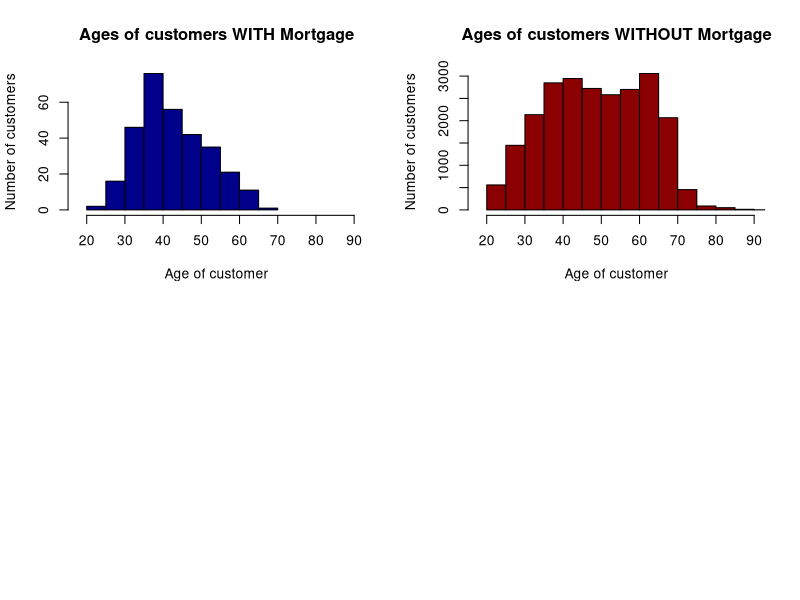
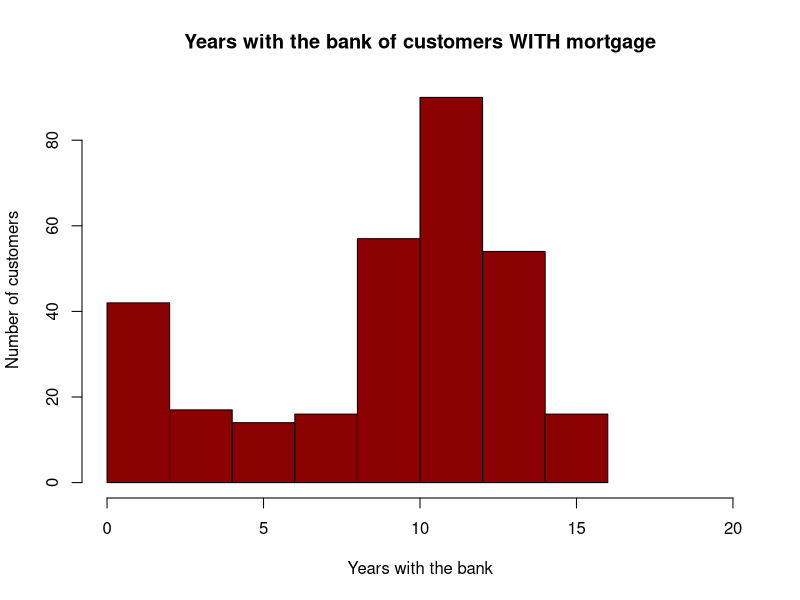
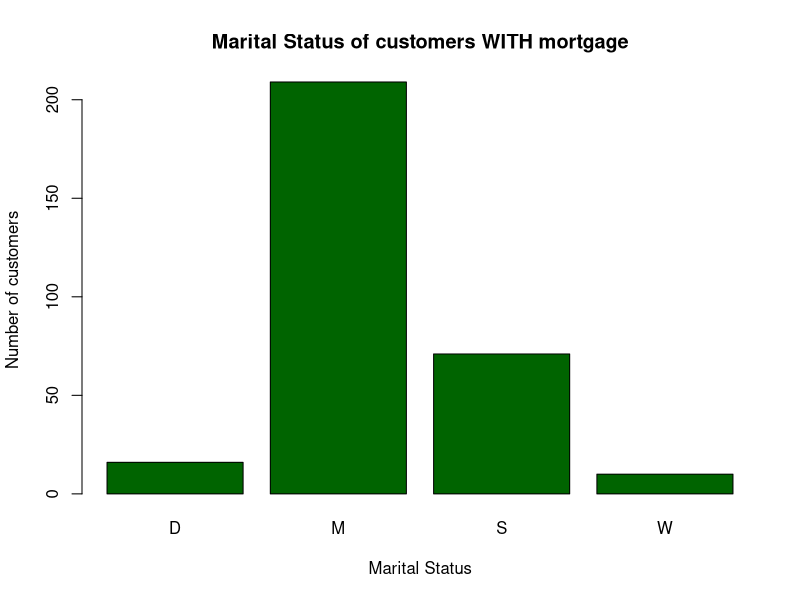
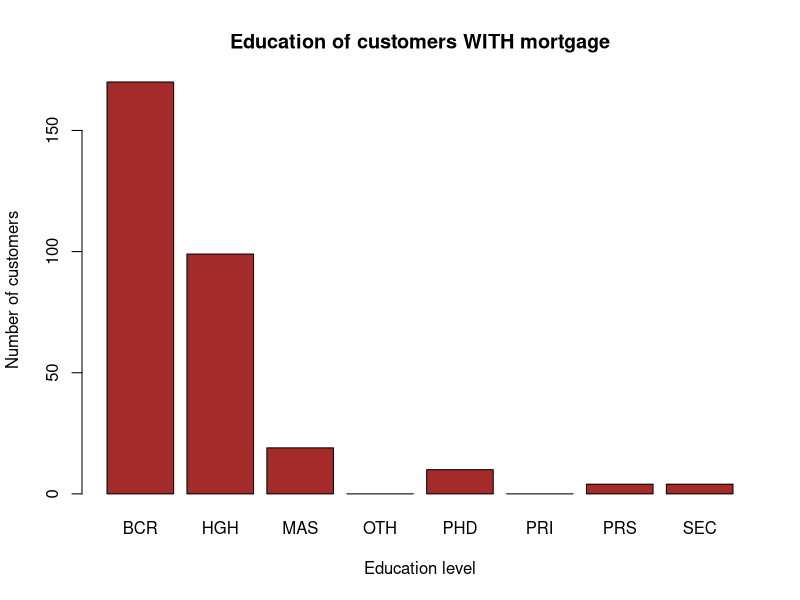
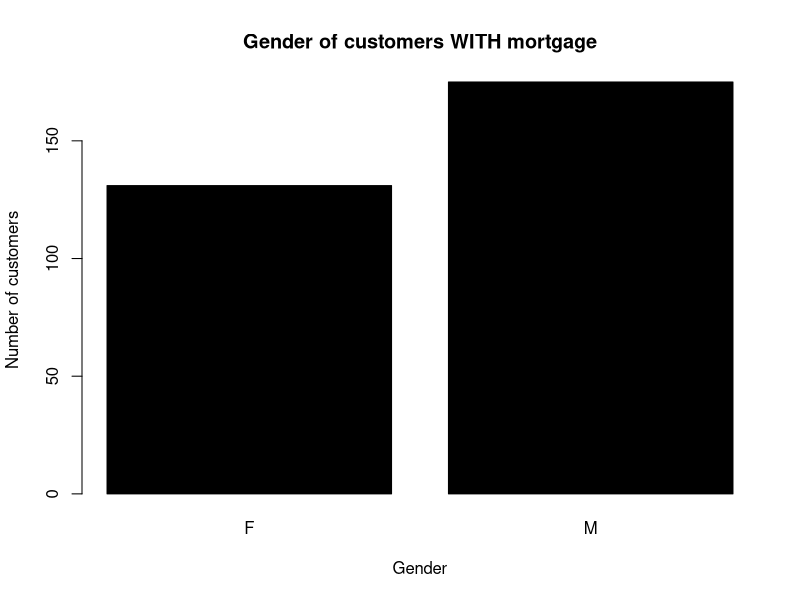
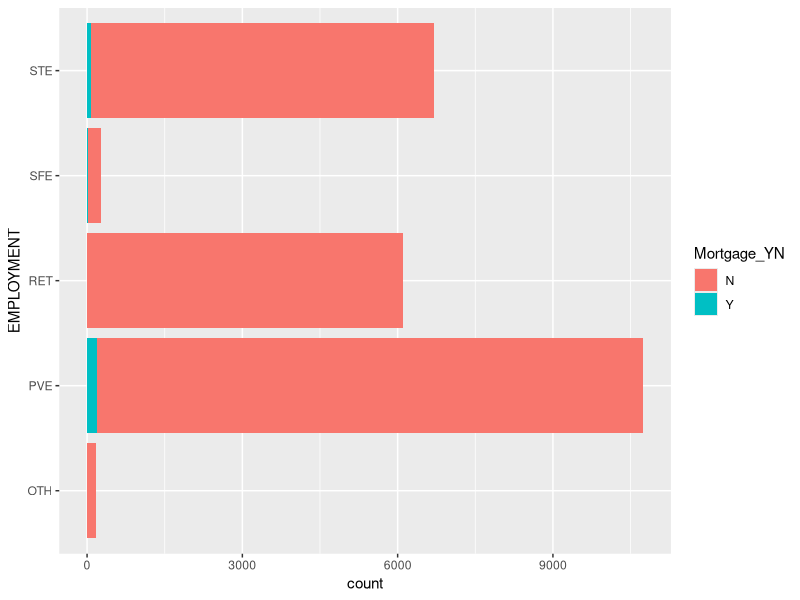

Write the R code that produced these figures, in order.
########################
# THIS SCRIPT TRAINS THE MODEL WITH DIFFERENT ALGORITHMS THAT PRODUCE THE BEST RESULT

rm(list = ls())
retail.data <- read.csv('Retail data clean.csv', stringsAsFactors = T)
# write.csv(retail.data, file = "Retail data clean.csv", row.names = F)

numeric.columns <- c("AGE", "YEARS_WITH_BANK","CUST_INCOME","CURRENT_BALANCE_EUR")
factor.columns <- c("Mortgage_YN","MARTIAL_STATUS", "EDUCATION", "EMPLOYMENT", "GENDER")
date.columns <- c("CURRENT_ADDRESS_DATE" ,  "CURRENT_JOB_DATE"   ,    "CURRENT_WITH_BANK_DATE")

# checking for discriminative factors

prop.table(table(retail.data$Mortgage_YN))

# POSITIVE CLASS Y is only 1.27% of the dataset, unbalanced data

positive.ind <- which(retail.data$Mortgage_YN == 'Y') # analyzing the data of interest group, 
# Customers with mortgage

# check for differences in large numeric columns

summary(retail.data[positive.ind,numeric.columns]) #summary of positive class records  
summary(retail.data[-positive.ind,numeric.columns])#summary of negative class records 

summary(retail.data[positive.ind,"CUST_INCOME"]) #summary of positive class colum "CUST_INCOME"  
summary(retail.data[-positive.ind,"CUST_INCOME"])#summary of negative class colum "CUST_INCOME"   

# 3rd quartile of income of customers without mortgage is approx to 1st quartile of customers with mortgage
# meaning CUST_INCOME is a VERY strong indicator



summary(retail.data[positive.ind,"CURRENT_BALANCE_EUR"]) #summary of positive class colum "CURRENT_BALANCE_EUR"  
summary(retail.data[-positive.ind,"CURRENT_BALANCE_EUR"])#summary of negative class colum "CURRENT_BALANCE_EUR" 
# same way CURRENT_BALANCE_EUR is a VERY strong indicator


quantile(retail.data$CUST_INCOME[positive.ind], seq(0,1,0.05))




library(ggplot2)

par(mfrow=c(2,2))
hist(retail.data$AGE[positive.ind], main = "Ages of customers WITH Mortgage",
     col = 'darkblue', 
     xlim = c(18,90),
     xlab="Age of customer",
     ylab= "Number of customers")



hist(retail.data$AGE[-positive.ind], main = "Ages of customers WITHOUT Mortgage",
     col = 'darkred', 
     xlim = c(18,90),
     xlab="Age of customer",
     ylab= "Number of customers")

par(mfrow=c(1,1))

hist(retail.data$YEARS_WITH_BANK[positive.ind],
     main = "Years with the bank of customers WITH mortgage", 
     col = 'darkred', 
     xlim = c(0,20),
     xlab="Years with the bank",
     ylab= "Number of customers")

barplot(table(retail.data$MARTIAL_STATUS[positive.ind]),
        main = "Marital Status of customers WITH mortgage",
        col = 'darkgreen',
        xlab = "Marital Status",
        ylab = "Number of customers",)

barplot(table(retail.data$EDUCATION[positive.ind]),
        main = "Education of customers WITH mortgage",
        col = 'brown',
        xlab = "Education level",
        ylab = "Number of customers",)

barplot(table(retail.data$GENDER[positive.ind]),
        main = "Gender of customers WITH mortgage",
        col = 'black',
        xlab = "Gender",
        ylab = "Number of customers",)

ggplot(retail.data, aes(EMPLOYMENT, fill = Mortgage_YN)) +
  geom_bar() +
  coord_flip()



#Normalize numeric variables
normalized.retail.data <- as.data.frame(apply(retail.data[,numeric.columns], 2, 
                                              FUN = function(x){scale(x)}))
normalized.retail.data[,factor.columns] <- retail.data[,factor.columns]


#based on data visualization, and  experimenting with feature combinations
# strongest predictors of positive class "Y" are Customer income, Current balance, education and employment

strong.features <- c("CUST_INCOME","CURRENT_BALANCE_EUR","EDUCATION", "EMPLOYMENT", "GENDER", "Mortgage_YN")
# training on subset without these columns

normalized.retail.data <- normalized.retail.data[,strong.features]


#install.packages("caret")
#install.packages("caTools")
#install.packages("ROCR")    
library(caret)
library(caTools)
library(e1071)
#TRAIN TEST SPLIT
set.seed(100)
train.ind <- createDataPartition(normalized.retail.data$Mortgage_YN,p=.8,list=F)
train.normalized.retail.data <- normalized.retail.data[train.ind,]
test.normalized.retail.data <- normalized.retail.data[-train.ind,]

# random forest, logistic regression and support vector machines,
# they are better at dealing with imbalanced datasets

#RANDOM FOREST CLASSIFICATION
library(randomForest)

 set.seed(100)
random.forest.classifier = randomForest(x = train.normalized.retail.data[,-6],
                          y = train.normalized.retail.data$Mortgage_YN,
                          ntree = 100)

# Predicting the Test set results
y_pred = predict(random.forest.classifier, newdata = test.normalized.retail.data[,-6])

# Making the Confusion Matrix
cm = table(true=test.normalized.retail.data$Mortgage_YN, pred=y_pred)

TP <- cm[2,2]
TN <- cm[1,1]
FN <- cm[1,2]
FP <- cm[2,1]

accuracy <- (TP+TN)/sum(cm)
precision <- TP/(TP+FP)
recall <- TP/(TP+FN)
f1 <- 2*precision*recall/(precision+recall)
cm
random.forest.metrics <- rbind(c(accuracy=accuracy,precision=precision,recall=recall,f1=f1))
random.forest.metrics

#logistic regression classifier
set.seed(100)


logistic.regression.classifier <- glm(Mortgage_YN ~ EDUCATION + EMPLOYMENT + GENDER + CUST_INCOME + CURRENT_BALANCE_EUR,
                                      data = train.normalized.retail.data,
                                      family = "binomial")



y_pred = predict(logistic.regression.classifier, newdata = test.normalized.retail.data[,-6], type = 'response')
y_pred <- as.factor(ifelse(y_pred<0.5,'N','Y'))

cm = table(true=test.normalized.retail.data$Mortgage_YN, pred=y_pred)

TP <- cm[2,2]
TN <- cm[1,1]
FN <- cm[1,2]
FP <- cm[2,1]

accuracy <- (TP+TN)/sum(cm)
precision <- TP/(TP+FP)
recall <- TP/(TP+FN)
f1 <- 2*precision*recall/(precision+recall)

logistic.regression.metrics <- rbind(c(accuracy=accuracy,precision=precision,recall=recall,f1=f1))
logistic.regression.metrics

#SUPPORT VECTOR MACHINES
set.seed(100)
svm.classifier <- svm(Mortgage_YN ~ EDUCATION + EMPLOYMENT+ GENDER + CUST_INCOME + CURRENT_BALANCE_EUR,
                      data = train.normalized.retail.data,
                      type = 'C-classification',
                      kernel = 'linear')

y_pred = predict(svm.classifier, newdata = test.normalized.retail.data[,-6])

# Making the Confusion Matrix
cm = table(true=test.normalized.retail.data$Mortgage_YN, pred=y_pred)

TP <- cm[2,2]
TN <- cm[1,1]
FN <- cm[1,2]
FP <- cm[2,1]

accuracy <- (TP+TN)/sum(cm)
precision <- TP/(TP+FP)
recall <- TP/(TP+FN)
f1 <- 2*precision*recall/(precision+recall)

svm.metrics <- rbind(c(accuracy=accuracy,precision=precision,recall=recall,f1=f1))
svm.metrics

metrics <- rbind(random.forest.metrics,logistic.regression.metrics, svm.metrics)
metrics


#################################
########## KOMENTAR ##############
# accuracy is not very useful for imbalanced data

# FALSE POSITIVES: someone predicted to want to take mortgage, but doesn't
# FALSE NEGATIVES: someone predicted to NOT want to take mortgage, but DOES

# FALSE POSITIVE means we advertised to somebody that is not interested, not much loss
# FALSE NEGATIVE is much worse because we ignore customers that would pay mortgage, LARGE LOSS

# RECALL is a metric that shows how many FALSE NEGATIVES model has
# RECALL should be used for choosing the best model
# if we can afford do advertise to more customers, precision is not very important

# RANDOM FOREST CLASSIFIER has largest recall, it will be used for prediction
